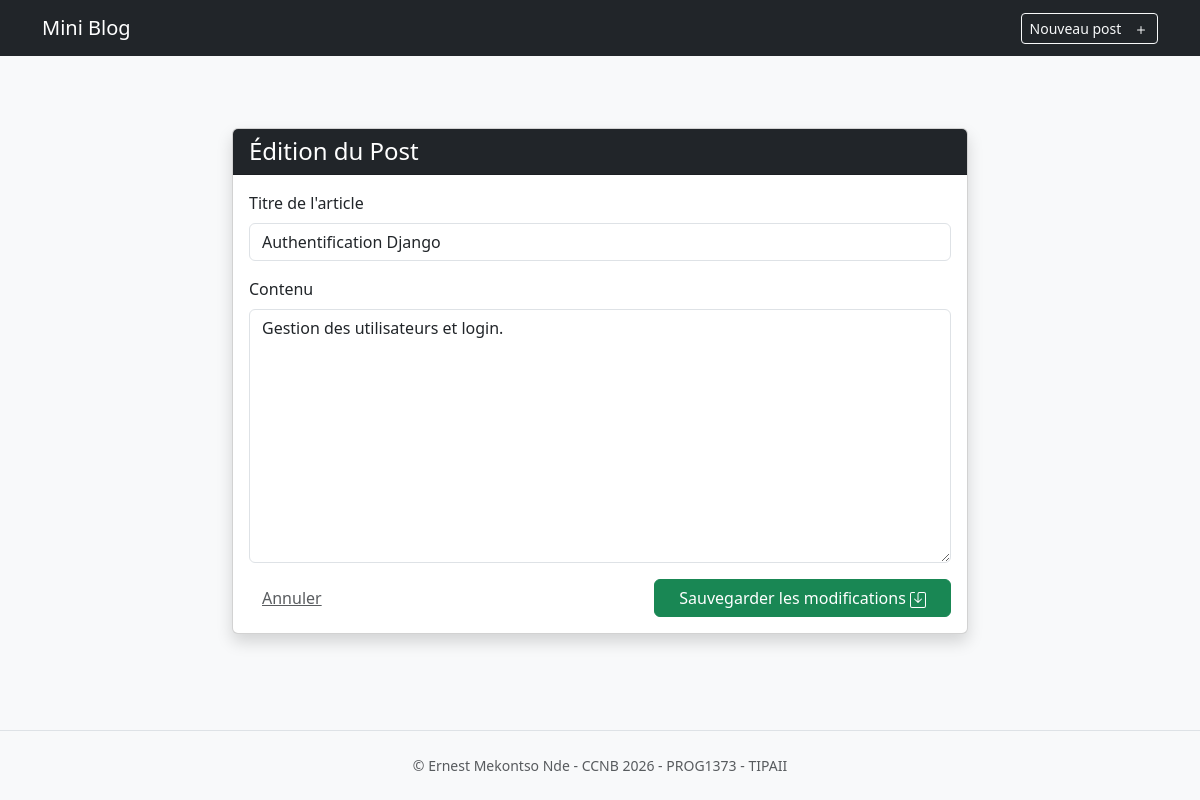
The app's page /9/update/ with its own data.
### blog/models.py (models this page shows, shortened)
class Post(models.Model):
    title = models.CharField(max_length=200)
    content = models.TextField()
    created_at = models.DateTimeField(auto_now_add=True)
    updated_at = models.DateTimeField(auto_now=True)

### blog/views.py (the view)
# urls.py: path('<int:post_id>/update/', views.update, name='update'),
def update(request, post_id):
    post = Post.objects.get(id=post_id)
    if request.method == 'POST':
        post.title = request.POST['title']
        post.content = request.POST['content']
        post.save()
        return render(request, 'posts/detail.html', {'post': post, 'success': 'Le post : ' + post.title + ' a été modifié!'})
    return render(request, 'posts/manage_post.html', {'post': post})

### blog/templates/posts/manage_post.html (shortened to what this page needs)
{% extends 'base.html' %}  {% block content %} {% if post %}
<div class="container py-5">
  <div class="row justify-content-center">
    <div class="col-md-8">
      <div class="card shadow">
        <div class="card-header bg-dark text-white">
          <h4 class="mb-0">Édition du Post</h4>
        </div>
        <div class="card-body">
          <form action="{% url 'update' post.id %}" method="post">
            <div class="mb-3">
              <label for="title" class="form-label">Titre de l'article</label>
              <input
                type="text"
                class="form-control"
                id="title"
                name="title"
                value="{{ post.title }}"
              />
            </div>
            <div class="mb-3">
              <label for="content" class="form-label">Contenu</label>
              <textarea
                class="form-control"
                id="content"
                name="content"
                rows="10"
              >
{{ post.content }}</textarea
              >
            </div>
            <div class="d-flex justify-content-between">
              <a href="{% url 'index' %}" class="btn btn-link text-muted"
                >Annuler</a
              >
              <button type="submit" class="btn btn-success px-4" title="Sauvegarder les modifications" onclick="return confirm('Êtes-vous sûr de vouloir modifier cet article?')">
                Sauvegarder les modifications
              </button>
            </div>
          </form>
        </div>
      </div>
    </div>
  </div>
</div>
{% endif %} {% endblock %}

### records on screen
Post: title "Authentification Django", content "Gestion des utilisateurs et login."
